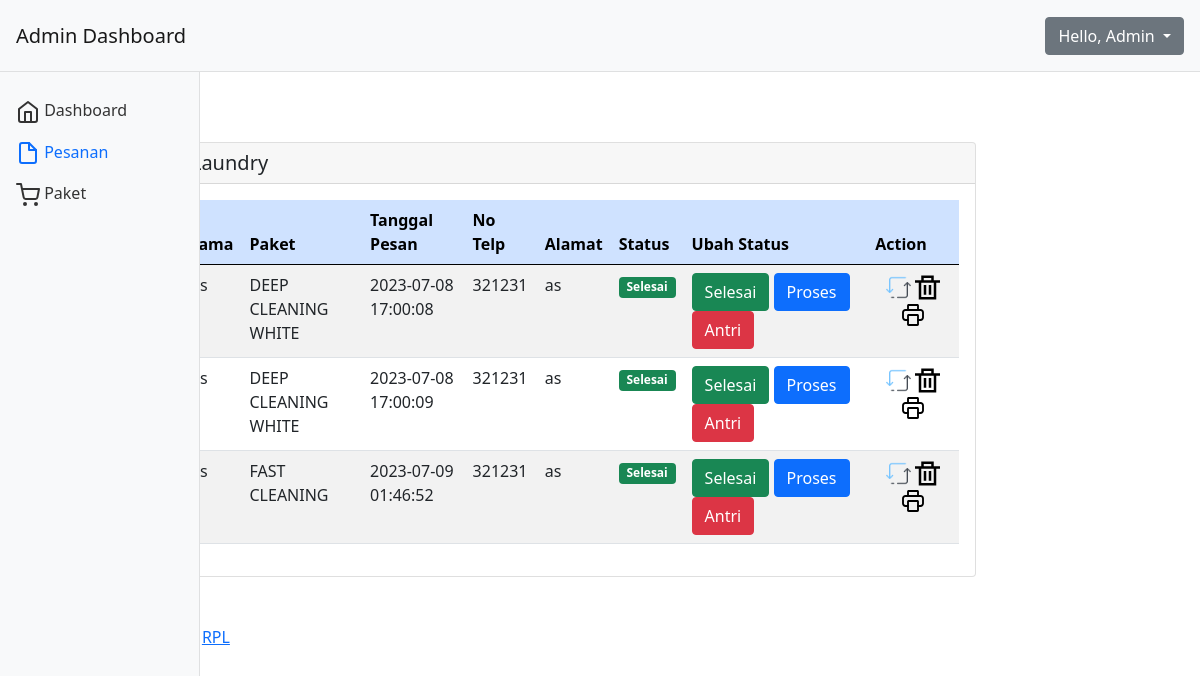
The page /admin/pesanan.php on the database its author committed.
### tables this page shows
CREATE TABLE `pesanan` (
  `id_pesanan` int(11) NOT NULL,
  `nama` varchar(255) NOT NULL,
  `id_paket` int(11) NOT NULL,
  `tgl_pesan` timestamp NOT NULL DEFAULT current_timestamp() ON UPDATE current_timestamp(),
  `notelp` varchar(255) NOT NULL,
  `alamat` text NOT NULL,
  `status` enum('Dalam Antrian','Sedang Diproses','Selesai','') NOT NULL
);

CREATE TABLE `paket` (
  `id_paket` int(11) NOT NULL,
  `nama_paket` varchar(255) NOT NULL,
  `harga` varchar(255) NOT NULL,
  `deskripsi` text NOT NULL
);

### admin/pesanan.php (the view, shortened to what this page needs)
<!DOCTYPE html>
<html lang="en">
<head>
    <link rel="stylesheet" href="https://stackpath.bootstrapcdn.com/bootstrap/5.0.0-alpha1/css/bootstrap.min.css">
    <link rel="stylesheet" href="https://cdn.jsdelivr.net/chartist.js/latest/chartist.min.css">
</head>
<body>
    <nav class="navbar navbar-light bg-light p-3">
        <div class="d-flex col-12 col-md-3 col-lg-2 mb-2 mb-lg-0 flex-wrap flex-md-nowrap justify-content-between">
            <a class="navbar-brand" href="#">
                Admin Dashboard
            </a>
        </div>
        <div class="col-12 col-md-5 col-lg-8 d-flex align-items-center justify-content-md-end mt-3 mt-md-0">
            <div class="dropdown">
                <button class="btn btn-secondary dropdown-toggle" type="button" id="dropdownMenuButton" data-toggle="dropdown" aria-expanded="false">
                    Hello, Admin
                </button>
            </div>
        </div>
    </nav>
    <div class="container-fluid">
        <div class="row">
            <nav id="sidebar" class="col-md-3 col-lg-2 d-md-block bg-light sidebar collapse">
                <div class="position-sticky">
                    <ul class="nav flex-column">
                        <li class="nav-item">
                            <a class="nav-link" aria-current="page" href="index.php">
                                <span class="ml-2">Dashboard</span>
                            </a>
                        </li>
                        <li class="nav-item">
                            <a class="nav-link active" href="pesanan.php">
                                <span class="ml-2">Pesanan</span>
                            </a>
                        </li>
                        <li class="nav-item">
                            <a class="nav-link" href="paket.php">
                                <span class="ml-2">Paket</span>
                            </a>
                        </li>
                    </ul>
                </div>
            </nav>
            <main class="col-md-9 ml-sm-auto col-lg-10 px-md-4 py-4">
                <h1 class="h2">Pesanan</h1>
                <div class="row">
                    <div class="col-10 col-xl mb-4 mb-lg-0">
                        <div class="card">
                            <h5 class="card-header">Daftar Pesanan Laundry</h5>
                            <div class="card-body">
                                <div class="table-responsive">
                                    <?php
                                    echo "<table class='table table-striped table-hover'>";
                                    echo "<thead>";
                                    echo "<tr class='table-primary'>";
                                    echo "<th scope='col'>No</th>";
                                    echo "<th scope='col'>Resi Pesanan</th>";
                                    echo "<th scope='col'>Nama</th>";
                                    echo "<th scope='col'>Paket</th>";
                                    echo "<th scope='col'>Tanggal Pesan</th>";
                                    echo "<th scope='col'>No Telp</th>";
                                    echo "<th scope='col'>Alamat</th>";
                                    echo "<th scope='col'>Status</th>";
                                    echo "<th style='width:20%' scope='col'>Ubah Status</th>";
                                    echo "<th style='width:10%' scope='col'>Action</th>";
                                    echo "</tr>";
                                    echo "</thead>";
                                    include "../koneksi.php";
                                    $tampil = mysqli_query($conn, "SELECT pesanan.id_pesanan, pesanan.nama, pesanan.tgl_pesan, pesanan.notelp, pesanan.alamat, paket.nama_paket, pesanan.status FROM pesanan JOIN paket ON paket.id_paket = pesanan.id_paket ORDER BY pesanan.id_pesanan DESC");
                                    $i = 1;
                                    echo "<tbody>";
                                    foreach ($tampil as $row) {
                                        echo "<tr>";
                                        echo "<th scope='row'>" . $i++ . "</th>";
                                        echo "<td>" . $row["id_pesanan"] . "</td>";
                                        echo "<td>" . $row["nama"] . "</td>";
                                        echo "<td>" . $row["nama_paket"] . "</td>";
                                        echo "<td>" . $row["tgl_pesan"] . "</td>";
                                        echo "<td>" . $row["notelp"] . "</td>";
                                        echo "<td>" . $row["alamat"] . "</td>";
                                        if ($row['status'] == 'Selesai') {
                                            echo "<td> <span class='badge bg-success'>Selesai</span></td>";
                                        } elseif ($row['status'] == 'Sedang Diproses') {
                                            echo "<td> <span class='badge bg-warning'>Sedang Diproses</span></td>";
                                        } else {
                                            echo "<td> <span class='badge bg-danger'>Dalam Antrian</span></td>";
                                        }
                                        echo "<td><a class='btn btn-success' href='pesanan.php?op=selesai&id=$row[id_pesanan]'>Selesai</a> <a class='btn btn-primary' href='pesanan.php?op=proses&id=$row[id_pesanan]'>Proses</a> <a class='btn btn-danger' href='pesanan.php?op=antri&id=$row[id_pesanan]'>Antri</a></td>";
                                        echo "<td class='text-center'><a href='index.php?op=update&id=$row[id_pesanan]'><img src='assets/update.png' width='25' height='25'></a> <a href='pesanan.php?op=delete&id=$row[id_pesanan]'><img src='assets/delete.svg' width='25' height='25'></a> <a href='cetak.php?op=update&id=$row[id_pesanan]'><img src='assets/cetak.svg' width='30' height='30'></a></td>";
                                        echo "</tr>";
                                    }
                                    echo "</tbody>";
                                    echo "</table>";
                                    ?>
                                </div>
                            </div>
                        </div>
                    </div>
                </div>
                <footer class="pt-5 d-flex justify-content-between">
                    <span>Copyright © 2019-2020 <a href="https://www.instagram.com/dimasasna/">RPL</a></span>
                </footer>
            </main>
        </div>
    </div>
</body>
</html>

### admin/pesanan.php (style rules this page uses)
.sidebar { position: fixed; top: 0; bottom: 0; left: 0; z-index: 100; padding: 90px 0 0; box-shadow: inset -1px 0 0 rgba(0, 0, 0, .1); z-index: 99; }
.navbar { box-shadow: inset 0 -1px 0 rgba(0, 0, 0, .1); }
@media (min-width: 767.98px) { .navbar { top: 0; position: sticky; z-index: 999; } }
.sidebar .nav-link { color: #333; }
.sidebar .nav-link.active { color: #0d6efd; }

### rows shown on the page
pesanan: id_paket.nama_paket "DEEP CLEANING WHITE", tgl_pesan "2023-07-08 17:00:08", notelp "321231", alamat "as", status "Selesai"
pesanan: id_paket.nama_paket "DEEP CLEANING WHITE", tgl_pesan "2023-07-08 17:00:09", notelp "321231", alamat "as", status "Selesai"
pesanan: id_paket.nama_paket "FAST CLEANING", tgl_pesan "2023-07-09 01:46:52", notelp "321231", alamat "as", status "Selesai"
